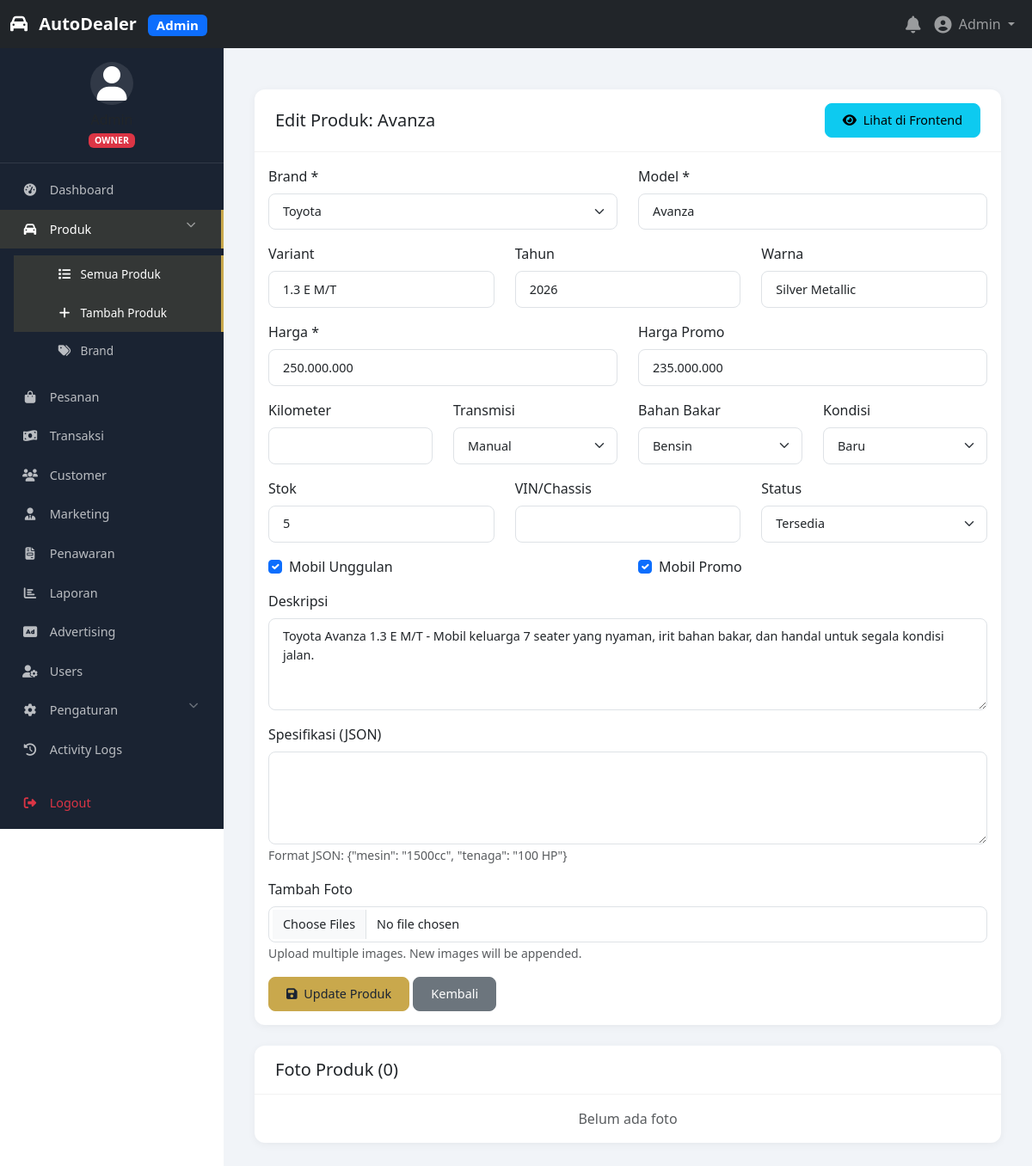
The page /admin/products/edit.php?id=1 (signed in) on the database its author committed.
### tables this page shows
CREATE TABLE IF NOT EXISTS users (
    id INT PRIMARY KEY AUTO_INCREMENT,
    username VARCHAR(50) UNIQUE DEFAULT NULL,
    email VARCHAR(100) UNIQUE NOT NULL,
    password VARCHAR(255) NOT NULL,
    first_name VARCHAR(50) DEFAULT NULL,
    last_name VARCHAR(50) DEFAULT NULL,
    phone VARCHAR(20) DEFAULT NULL,
    avatar VARCHAR(255) DEFAULT NULL,
    role ENUM('owner', 'supervisor', 'marketing', 'customer') DEFAULT 'customer',
    status ENUM('active', 'inactive', 'suspended') DEFAULT 'active',
    last_login DATETIME DEFAULT NULL,
    remember_token VARCHAR(255) DEFAULT NULL,
    created_at TIMESTAMP DEFAULT CURRENT_TIMESTAMP,
    updated_at TIMESTAMP DEFAULT CURRENT_TIMESTAMP ON UPDATE CURRENT_TIMESTAMP,
    INDEX idx_email (email),
    INDEX idx_username (username),
    INDEX idx_role (role),
    INDEX idx_status (status)
);

CREATE TABLE IF NOT EXISTS products (
    id INT PRIMARY KEY AUTO_INCREMENT,
    brand_id INT NOT NULL,
    model VARCHAR(100) NOT NULL,
    variant VARCHAR(100) DEFAULT NULL,
    slug VARCHAR(150) UNIQUE NOT NULL,
    year INT DEFAULT NULL,
    price DECIMAL(15,2) NOT NULL,
    promo_price DECIMAL(15,2) DEFAULT NULL,
    mileage INT DEFAULT NULL,
    transmission ENUM('Manual', 'Automatic', 'CVT', 'DCT') DEFAULT 'Manual',
    fuel_type ENUM('Bensin', 'Diesel', 'Electric', 'Hybrid') DEFAULT 'Bensin',
    color VARCHAR(50) DEFAULT NULL,
    `condition` ENUM('Baru', 'Bekas', 'Reconditioned') DEFAULT 'Baru',
    stock INT DEFAULT 1,
    vin VARCHAR(50) DEFAULT NULL,
    description TEXT DEFAULT NULL,
    specifications JSON DEFAULT NULL,
    is_featured BOOLEAN DEFAULT FALSE,
    is_promo BOOLEAN DEFAULT FALSE,
    status ENUM('available', 'sold', 'reserved', 'inactive') DEFAULT 'available',
    views INT DEFAULT 0,
    created_at TIMESTAMP DEFAULT CURRENT_TIMESTAMP,
    updated_at TIMESTAMP DEFAULT CURRENT_TIMESTAMP ON UPDATE CURRENT_TIMESTAMP,
    FOREIGN KEY (brand_id) REFERENCES brands(id) ON DELETE CASCADE,
    INDEX idx_brand (brand_id),
    INDEX idx_slug (slug),
    INDEX idx_status (status),
    INDEX idx_price (price),
    INDEX idx_year (year),
    INDEX idx_featured (is_featured),
    INDEX idx_promo (is_promo)
);

CREATE TABLE IF NOT EXISTS brands (
    id INT PRIMARY KEY AUTO_INCREMENT,
    name VARCHAR(50) NOT NULL,
    slug VARCHAR(50) UNIQUE NOT NULL,
    logo VARCHAR(255) DEFAULT NULL,
    description TEXT DEFAULT NULL,
    status ENUM('active', 'inactive') DEFAULT 'active',
    sort_order INT DEFAULT 0,
    created_at TIMESTAMP DEFAULT CURRENT_TIMESTAMP,
    updated_at TIMESTAMP DEFAULT CURRENT_TIMESTAMP ON UPDATE CURRENT_TIMESTAMP,
    INDEX idx_slug (slug),
    INDEX idx_status (status)
);

### admin/products/edit.php (the view, shortened to what the rows shown need)
<?php
require_once '../../config/config.php';
require_once '../../includes/functions.php';
$auth->requireRole(['owner', 'supervisor']);
include '../includes/admin-header.php';
$db = Database::getInstance();
$id = $_GET['id'] ?? 0;
$stmt = $db->prepare("SELECT * FROM products WHERE id = ?");
$stmt->execute([$id]);
$product = $stmt->fetch();
$stmt = $db->query("SELECT * FROM brands WHERE status = 'active' ORDER BY name");
$brands = $stmt->fetchAll();
?>
<div class="card">
    <div class="card-header d-flex justify-content-between align-items-center">
        <h5 class="mb-0">Edit Produk: <?= escape($product['model']) ?></h5>
        <a href="<?= BASE_URL ?>product-detail.php?id=<?= $product['id'] ?>" target="_blank" class="btn btn-sm btn-info">
            <i class="fas fa-eye me-1"></i> Lihat di Frontend
        </a>
    </div>
    <div class="card-body">
        <form method="POST" enctype="multipart/form-data">
            <div class="row">
                <div class="col-md-6">
                    <div class="mb-3">
                        <label class="form-label">Brand *</label>
                        <select name="brand_id" class="form-select" required>
                            <?php foreach ($brands as $brand): ?>
                                <option value="<?= $brand['id'] ?>" <?= $brand['id'] == $product['brand_id'] ? 'selected' : '' ?>>
                                    <?= escape($brand['name']) ?>
                                </option>
                            <?php endforeach; ?>
                        </select>
                    </div>
                </div>
                <div class="col-md-6">
                    <div class="mb-3">
                        <label class="form-label">Model *</label>
                        <input type="text" name="model" class="form-control" value="<?= escape($product['model']) ?>" required>
                    </div>
                </div>
            </div>
            <div class="row">
                <div class="col-md-4">
                    <div class="mb-3">
                        <label class="form-label">Variant</label>
                        <input type="text" name="variant" class="form-control" value="<?= escape($product['variant']) ?>">
                    </div>
                </div>
                <div class="col-md-4">
                    <div class="mb-3">
                        <label class="form-label">Tahun</label>
                        <input type="number" name="year" class="form-control" value="<?= $product['year'] ?>">
                    </div>
                </div>
                <div class="col-md-4">
                    <div class="mb-3">
                        <label class="form-label">Warna</label>
                        <input type="text" name="color" class="form-control" value="<?= escape($product['color']) ?>">
                    </div>
                </div>
            </div>
            <div class="row">
                <div class="col-md-6">
                    <div class="mb-3">
                        <label class="form-label">Harga *</label>
                        <input type="text" name="price" class="form-control currency"
                               value="<?= number_format($product['price'], 0, ',', '.') ?>" required>
                    </div>
                </div>
                <div class="col-md-6">
                    <div class="mb-3">
                        <label class="form-label">Harga Promo</label>
                        <input type="text" name="promo_price" class="form-control currency"
                               value="<?= $product['promo_price'] ? number_format($product['promo_price'], 0, ',', '.') : '' ?>">
                    </div>
                </div>
            </div>
            <div class="row">
                <div class="col-md-3">
                    <div class="mb-3">
                        <label class="form-label">Kilometer</label>
                        <input type="text" name="mileage" class="form-control number"
                               value="<?= $product['mileage'] ? number_format($product['mileage'], 0, ',', '.') : '' ?>">
                    </div>
                </div>
                <div class="col-md-3">
                    <div class="mb-3">
                        <label class="form-label">Transmisi</label>
                        <select name="transmission" class="form-select">
                            <option value="Manual" <?= $product['transmission'] == 'Manual' ? 'selected' : '' ?>>Manual</option>
                        </select>
                    </div>
                </div>
                <div class="col-md-3">
                    <div class="mb-3">
                        <label class="form-label">Bahan Bakar</label>
                        <select name="fuel_type" class="form-select">
                            <option value="Bensin" <?= $product['fuel_type'] == 'Bensin' ? 'selected' : '' ?>>Bensin</option>
                        </select>
                    </div>
                </div>
                <div class="col-md-3">
                    <div class="mb-3">
                        <label class="form-label">Kondisi</label>
                        <select name="condition" class="form-select">
                            <option value="Baru" <?= $product['condition'] == 'Baru' ? 'selected' : '' ?>>Baru</option>
                        </select>
                    </div>
                </div>
            </div>
            <div class="row">
                <div class="col-md-4">
                    <div class="mb-3">
                        <label class="form-label">Stok</label>
                        <input type="number" name="stock" class="form-control" value="<?= $product['stock'] ?>" min="0">
                    </div>
                </div>
                <div class="col-md-4">
                    <div class="mb-3">
                        <label class="form-label">Status</label>
                        <select name="status" class="form-select">
                            <option value="available" <?= $product['status'] == 'available' ? 'selected' : '' ?>>Tersedia</option>
                        </select>
                    </div>
                </div>
            </div>
            <div class="row">
                <div class="col-md-6">
                    <div class="mb-3 form-check">
                        <input type="checkbox" name="is_featured" class="form-check-input" id="isFeatured"
                               <?= $product['is_featured'] ? 'checked' : '' ?>>
                        <label class="form-check-label" for="isFeatured">Mobil Unggulan</label>
                    </div>
                </div>
                <div class="col-md-6">
                    <div class="mb-3 form-check">
                        <input type="checkbox" name="is_promo" class="form-check-input" id="isPromo"
                               <?= $product['is_promo'] ? 'checked' : '' ?>>
                        <label class="form-check-label" for="isPromo">Mobil Promo</label>
                    </div>
                </div>
            </div>
            <div class="mb-3">
                <label class="form-label">Deskripsi</label>
                <textarea name="description" class="form-control" rows="4"><?= escape($product['description']) ?></textarea>
            </div>
        </form>
    </div>
</div>
<?php include '../includes/admin-footer.php'; ?>

### admin/includes/admin-header.php (shortened to what the rows shown need)
<?php
require_once dirname(__DIR__, 2) . '/config/config.php';
require_once dirname(__DIR__, 2) . '/includes/functions.php';
$user = $auth->getCurrentUser();
?>
<!DOCTYPE html>
<html lang="id">
<head>
    <link href="https://cdn.jsdelivr.net/npm/bootstrap@5.3.0/dist/css/bootstrap.min.css" rel="stylesheet">
    <link rel="stylesheet" href="https://cdnjs.cloudflare.com/ajax/libs/font-awesome/6.5.0/css/all.min.css">
    <link rel="stylesheet" href="<?= ASSETS_URL ?>css/admin.css?v=<?= time() ?>">
    <link rel="stylesheet" href="<?= ASSETS_URL ?>css/responsive.css?v=<?= time() ?>">
</head>
<body>
    <nav class="navbar navbar-expand-lg navbar-dark bg-dark fixed-top">
        <div class="container-fluid">
            <div class="collapse navbar-collapse" id="adminNavbar">
                <ul class="navbar-nav ms-auto align-items-center">
                    <li class="nav-item dropdown">
                        <a class="nav-link dropdown-toggle" href="#" data-bs-toggle="dropdown">
                            <i class="fas fa-user-circle fa-lg me-1"></i>
                            <?= escape($user['first_name'] ?? $user['username'] ?? 'User') ?>
                        </a>
                    </li>
                </ul>
            </div>
        </div>
    </nav>
    <div class="admin-wrapper">
        <?php include 'admin-sidebar.php'; ?>
        <div class="admin-content">
            <div class="container-fluid py-4">

### admin/includes/admin-sidebar.php (shortened to what the rows shown need)
<?php
$user = $auth->getCurrentUser();
$role = $user['role'];
?>
<nav class="admin-sidebar">
    <div class="sidebar-user text-center py-3">
        <small class="text-muted">
            <span class="badge bg-<?= $role == 'owner' ? 'danger' : ($role == 'supervisor' ? 'warning' : 'info') ?>">
                <?= strtoupper($role) ?>
            </span>
        </small>
    </div>
</nav>

### rows shown on the page
users: first_name "Admin", role "OWNER"
products: model "Avanza", brand_id "Toyota", variant "1.3 E M/T", year "2026", color "Silver Metallic", price "250.000.000", promo_price "235.000.000", transmission "Manual", fuel_type "Bensin", condition "Baru", stock "5", status "Tersedia", is_featured "☑", is_promo "☑", description "Toyota Avanza 1.3 E M/T - Mobil keluarga 7 seater yang nyaman, irit bahan bakar, dan handal untuk segala kondisi jalan."

### other values the page prints
count($images) "0"
